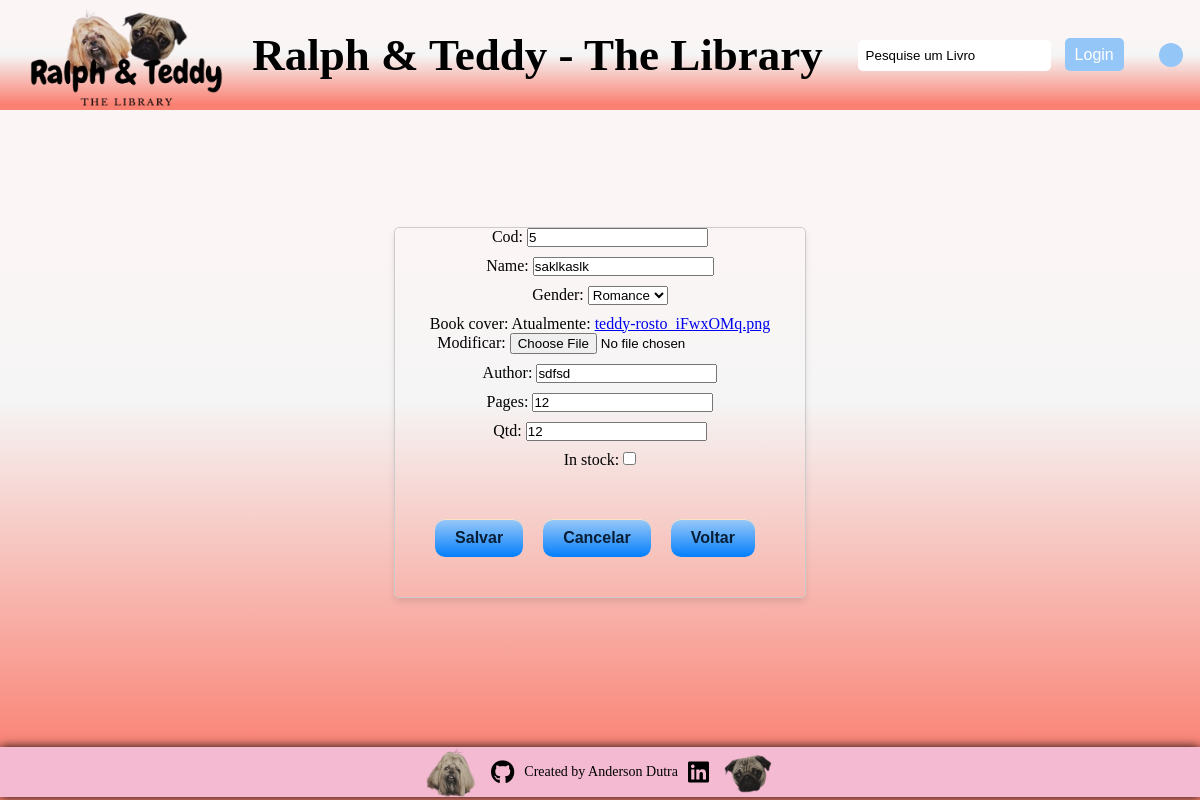
Before: /edit-book/6/ with the older database file.
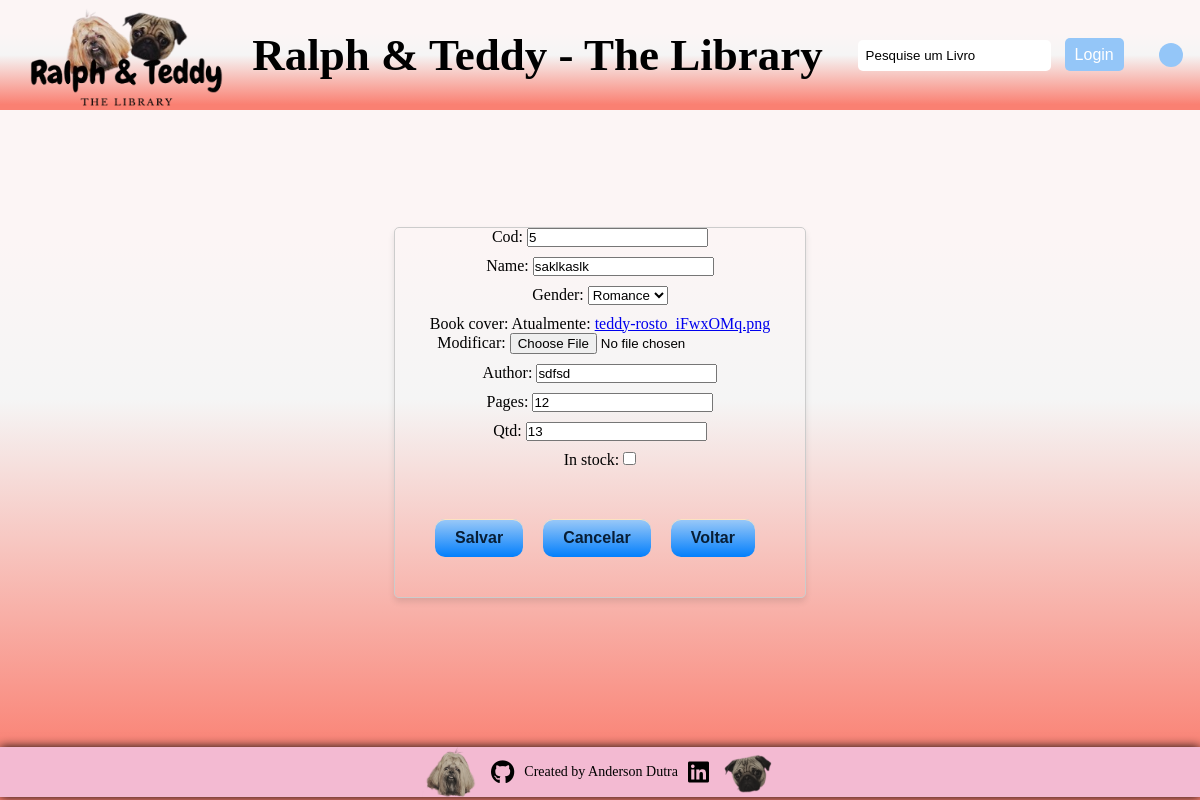
After: the same page with the newer database file.
### app_biblioteca/models.py (models this page shows, shortened)
class Books(models.Model):
    user = models.ForeignKey(User, on_delete=models.CASCADE, blank=False)
    cod = models.IntegerField(unique=True)
    name = models.CharField(max_length=255)
    gender = models.ForeignKey(Genders, on_delete=models.CASCADE)
    book_cover = models.ImageField(blank=False)
    author = models.CharField(max_length=255)
    pages = models.IntegerField()
    qtd = models.IntegerField()
    in_stock = models.BooleanField(default=False)
    class meta:
        verbose_name = "Book"
        verbose_name_plural = "Books"

class Genders(models.Model):
    name = models.CharField(max_length=255)
    def __str__(self):
        return self.name
    class meta:
        verbose_name = "Gender"
        verbose_name_plural = "Genders"

### app_biblioteca/views.py (the view)
# urls.py: path("edit-book/<int:id>/", views.edit_book, name="edit-book"),
def edit_book(request, id):
    book = Books.objects.get(id=id)
    if request.method == "POST":
        form = BookForm(request.POST, instance=book)
        if form.is_valid():
            form.save()
            messages.success(request, "Livro atualizado com sucesso.")
            return redirect("book-detail", id=id)
        else:
            messages.error(request, "Por favor, corrija os erros no formulário.")
    else:
        form = BookForm(instance=book)
    return render(request, "pages/edit_book.html", {"form": form, "book": book})

### app_biblioteca/forms.py
class BookForm(forms.ModelForm):
    class Meta:
        model = Books
        fields = [
            "cod",
            "name",
            "gender",
            "book_cover",
            "author",
            "pages",
            "qtd",
            "in_stock",
        ]

### app_biblioteca/templates/pages/edit_book.html (shortened to what this page needs)
{% load static %}
<!DOCTYPE html>
<html lang="en">
<head>
    <link rel="stylesheet" href="{% static 'css/index.css' %}">
    <link rel="stylesheet" href="{% static 'css/book_detail.css' %}">
    <link rel="stylesheet" href="{% static 'css/add_books.css' %}">
    <link rel="stylesheet" href="https://cdnjs.cloudflare.com/ajax/libs/font-awesome/6.1.0/css/all.min.css">
</head>
<body>
    <header>
        <nav class="navbar">
            <div class="logo-navbar">
                <a href="{% url 'home' %}">
                    <img src="../../../media/logo-sem-fundo.png" alt="Home">
                </a>
            </div>
            <div class="title-navbar">
                <h1>Ralph & Teddy - The Library</h1>
            </div>
            <div class="search-navbar">
                <form method="get" action="{% url 'search-book' %}">
                    <input type="text" name="q" placeholder="Pesquise um Livro">
                    {% if user.is_authenticated %}
                        <a href="{% url 'logout' %}">Sair</a>
                    {% else %}
                        <a href="{% url 'login' %}">Login</a>
                    {% endif %}
                </form>
            </div>
            <div class="avatar">
            </div>
        </nav>
    </header>
    <main class="main">
        {% block content %}
        <form class="form-add-books" method="POST" action="" enctype="multipart/form-data"> {% csrf_token %} {{ form.as_p }}
            <div class="card">
                <div class="card-button">
                    <a href="{% url 'add-books' %}" type="submit">Salvar</a>
                    <a href="{% url 'add-books' %}" type="submit">Cancelar</a>
                    <a href="{% url 'home' %}" type="submit">Voltar</a>
                </div>
            </div>
        </form>
        {% endblock %}
    </main>
    <footer class="footer">
        <img src="../../../media/ralph-rosto.png" alt="Ralph">
        <a href="https://github.com/AndersonDutra7" target="_blank"><i class="fab fa-github"></i></a>
        <p>Created by Anderson Dutra</p>
        <a href="https://www.linkedin.com/in/anderson-dutra-88b294211/" target="_blank"><i class="fab fa-linkedin"></i></a>
        <img src="../../../media/teddy-rosto.png" alt="Teddy">
    </footer>
</body>
</html>

Changed rows visible on the page:
changed Books "Romance": qtd "12" → "13"
